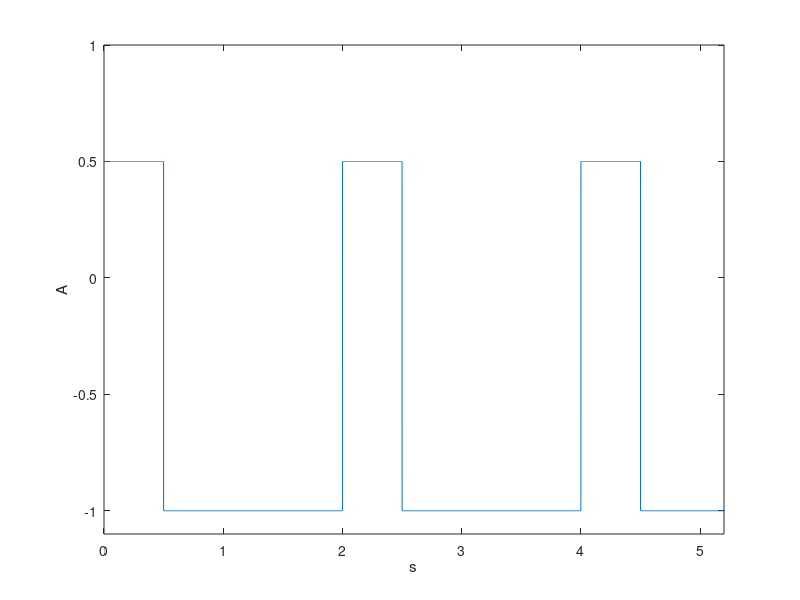

MATLAB code to generate this figure:
%semnal dreptunghiular
fs = 5000;
t = 0:1/fs:100;

x = square(pi*t,25);
% cand valoarea generata e mai mare ca 0.5 o impart la 2
for i = 1:1:length(x)
   if x(i) > 0
       x(i) = x(i)/2;
   end
end

plot(t,x)
axis([0 5.2 -1.1 1])
xlabel('s')
ylabel('A')
